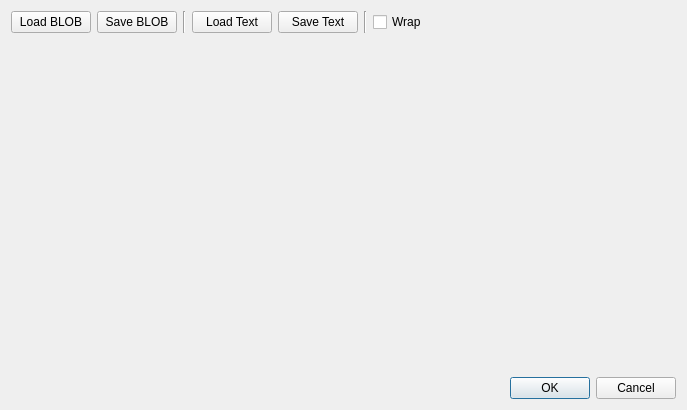
<?xml version="1.0" encoding="UTF-8"?>
<ui version="4.0">
 <class>TextEditDialog</class>
 <widget class="QDialog" name="TextEditDialog">
  <property name="geometry">
   <rect>
    <x>0</x>
    <y>0</y>
    <width>687</width>
    <height>410</height>
   </rect>
  </property>
  <property name="windowTitle">
   <string>Text Editor</string>
  </property>
  <property name="modal">
   <bool>true</bool>
  </property>
  <layout class="QVBoxLayout" name="verticalLayout">
   <item>
    <layout class="QHBoxLayout" name="horizontalLayout">
     <item>
      <widget class="QPushButton" name="btn_file2blob">
       <property name="text">
        <string>Load BLOB</string>
       </property>
      </widget>
     </item>
     <item>
      <widget class="QPushButton" name="btn_blob2file">
       <property name="text">
        <string>Save BLOB</string>
       </property>
      </widget>
     </item>
     <item>
      <widget class="Line" name="line">
       <property name="orientation">
        <enum>Qt::Vertical</enum>
       </property>
      </widget>
     </item>
     <item>
      <widget class="QPushButton" name="btn_file2text">
       <property name="text">
        <string>Load Text</string>
       </property>
      </widget>
     </item>
     <item>
      <widget class="QPushButton" name="btn_text2file">
       <property name="text">
        <string>Save Text</string>
       </property>
      </widget>
     </item>
     <item>
      <widget class="Line" name="line_2">
       <property name="orientation">
        <enum>Qt::Vertical</enum>
       </property>
      </widget>
     </item>
     <item>
      <widget class="QCheckBox" name="chk_line_wrap">
       <property name="text">
        <string>Wrap</string>
       </property>
      </widget>
     </item>
     <item>
      <spacer name="horizontalSpacer">
       <property name="orientation">
        <enum>Qt::Horizontal</enum>
       </property>
       <property name="sizeHint" stdset="0">
        <size>
         <width>40</width>
         <height>20</height>
        </size>
       </property>
      </spacer>
     </item>
    </layout>
   </item>
   <item>
    <widget class="MyEdit" name="txtEdit" native="true">
     <property name="sizePolicy">
      <sizepolicy hsizetype="Preferred" vsizetype="Expanding">
       <horstretch>0</horstretch>
       <verstretch>0</verstretch>
      </sizepolicy>
     </property>
    </widget>
   </item>
   <item>
    <widget class="QDialogButtonBox" name="buttonBox">
     <property name="orientation">
      <enum>Qt::Horizontal</enum>
     </property>
     <property name="standardButtons">
      <set>QDialogButtonBox::Cancel|QDialogButtonBox::Ok</set>
     </property>
    </widget>
   </item>
  </layout>
 </widget>
 <customwidgets>
  <customwidget>
   <class>MyEdit</class>
   <extends>QWidget</extends>
   <header>myedit.h</header>
  </customwidget>
 </customwidgets>
 <resources/>
 <connections>
  <connection>
   <sender>buttonBox</sender>
   <signal>accepted()</signal>
   <receiver>TextEditDialog</receiver>
   <slot>accept()</slot>
   <hints>
    <hint type="sourcelabel">
     <x>248</x>
     <y>254</y>
    </hint>
    <hint type="destinationlabel">
     <x>157</x>
     <y>274</y>
    </hint>
   </hints>
  </connection>
  <connection>
   <sender>buttonBox</sender>
   <signal>rejected()</signal>
   <receiver>TextEditDialog</receiver>
   <slot>reject()</slot>
   <hints>
    <hint type="sourcelabel">
     <x>316</x>
     <y>260</y>
    </hint>
    <hint type="destinationlabel">
     <x>286</x>
     <y>274</y>
    </hint>
   </hints>
  </connection>
 </connections>
</ui>
